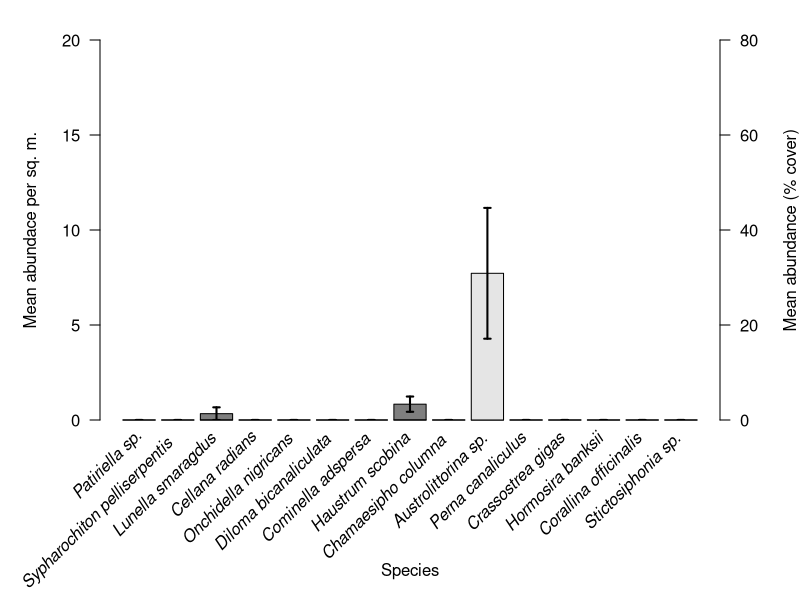
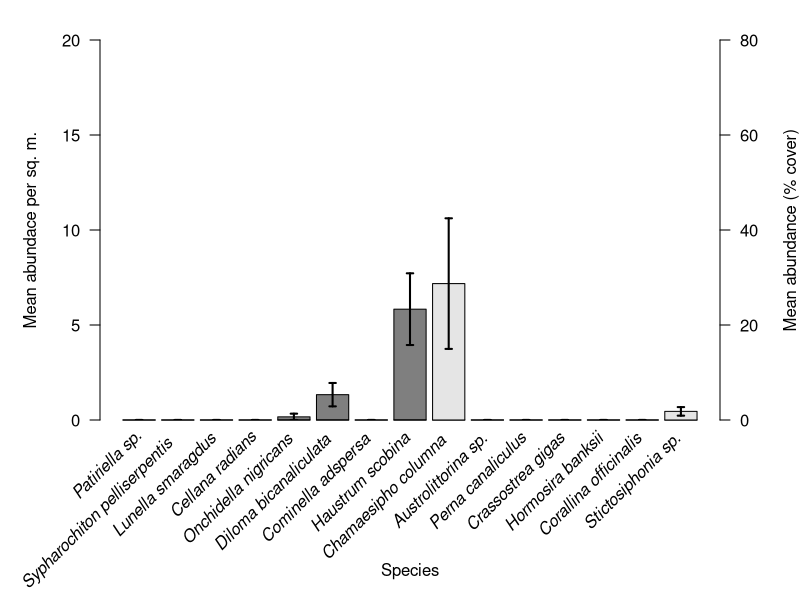
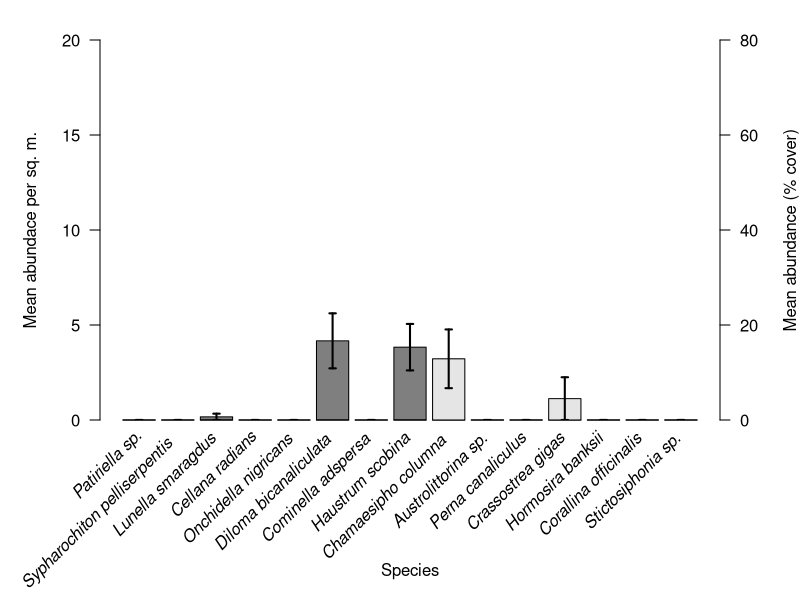
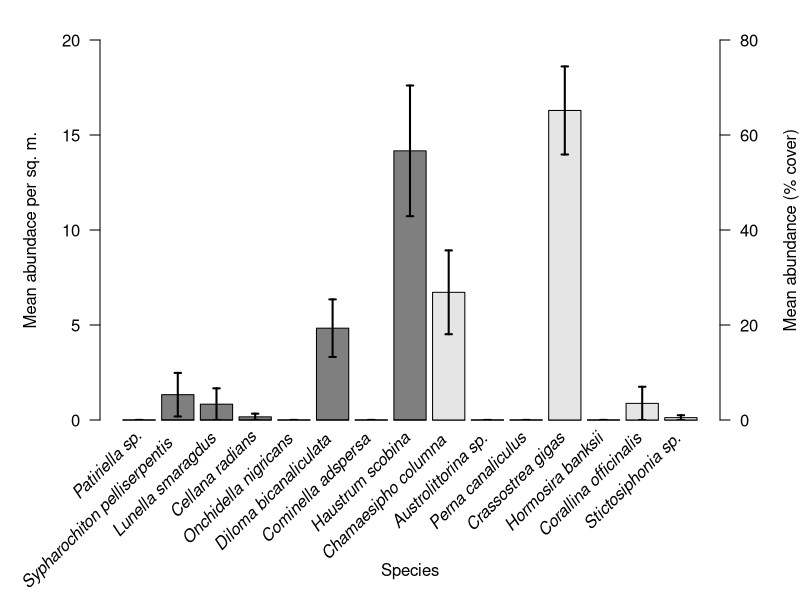
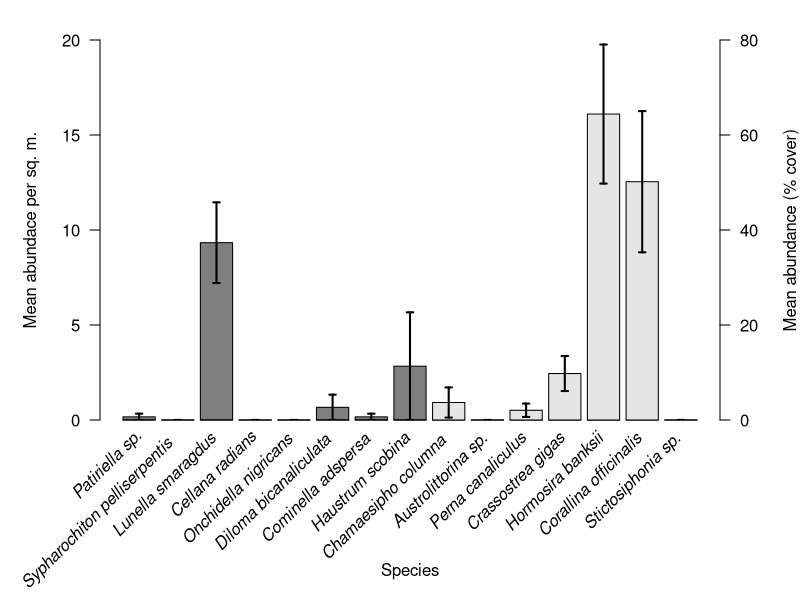
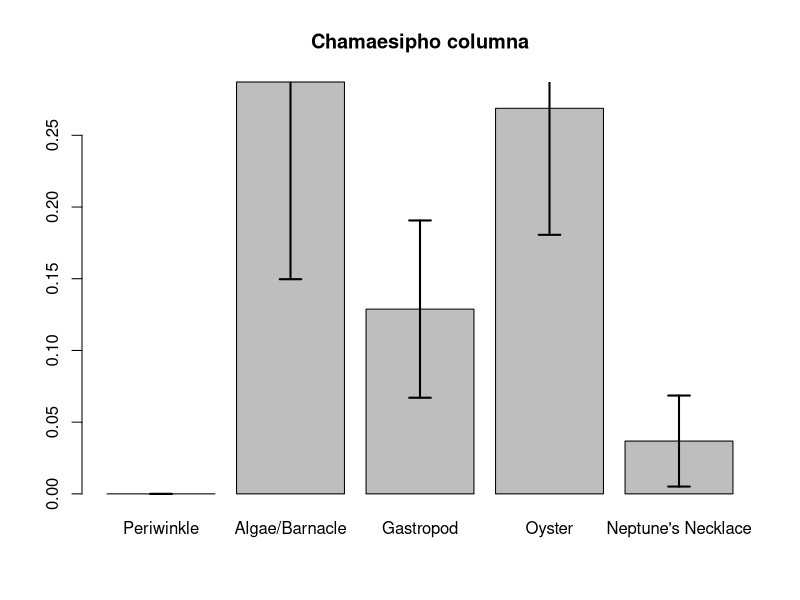
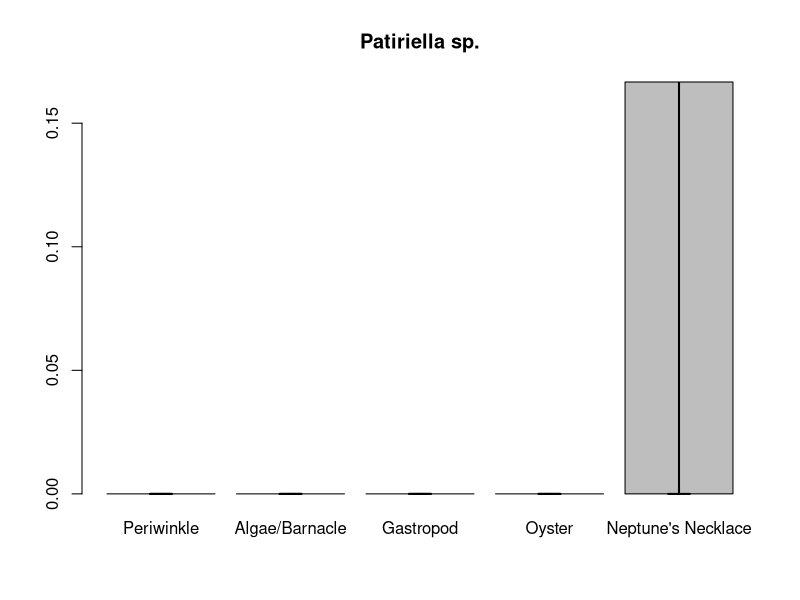
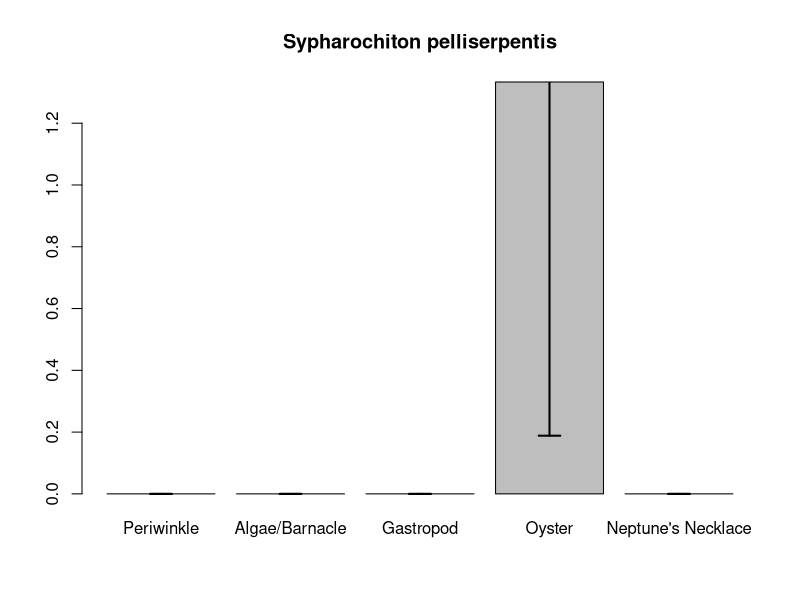

Reproduce these figures in R, in order.
#!/usr/bin/env Rscript

zone.names <- read.csv("zones.csv")$name
species <- t(read.csv("species.txt", header = F))
zone <- list(read.csv("zone1.csv"),
             read.csv("zone2.csv"),
             read.csv("zone3.csv"),
             read.csv("zone4.csv"),
             read.csv("zone5.csv"))

species.avg <- rep(list(c()), length(species))
species.type <- c()

for (z in zone) {
    for (i in 1:nrow(z)) {
        species.type[z$species[i]] <- z$type[i]
        if (z$type[i] == 'n') a <- 4
        else a <- 1
        z[i,3:8] <- z[i,3:8] * a 
        x <- species.avg[[z$species[i]]]
        species.avg[[z$species[i]]] <- c(x, unlist(z[i,3:8]))
    }
}

for (i in 1:length(species.avg))
    species.avg[[i]] <- mean(species.avg[[i]])

count.thresh <- 4
percent.thresh <- 0.01
dominant.species <- c()
for (i in 1:length(species.avg)) {
    x <- species.avg[[i]]
    if (!is.null(x) && !is.na(x)
      && ((0 < x && x < 1 && x >= percent.thresh)
      || x >= count.thresh))
        dominant.species <- c(dominant.species, i)
}

dominant.species.names <- species[dominant.species]

se <- function(x) sd(x)/sqrt(length(x))
pdf("presence.pdf", 7, 5)

for (z in zone) {
    count.means <- c()
    count.stderr <- c()
    count.names <- c()
    percent.means <- c()
    percent.stderr <- c()
    percent.names <- c()
    for (i in dominant.species) {
        if (i %in% z$species) {
            j <- match(i, z$species)
            m <- mean(unlist(z[j,3:8]))
            s <- se(unlist(z[j,3:8]))
            type <- z$type[j]
        } else {
            m <- 0
            s <- 0
            type <- species.type[i]
        }
        if (type == 'n' || type == 1) {
            count.means <- c(count.means, m)
            count.stderr <- c(count.stderr, s)
            count.names <- c(count.names, species[i])
        } else {
            percent.means <- c(percent.means, m * 100)
            percent.stderr <- c(percent.stderr, s * 100)
            percent.names <- c(percent.names, species[i])
        }
    }
    p <- par(mar = c(9, 5, 2, 4))
    count.means <- c(count.means, rep(0, length(percent.means)))
    count.stderr <- c(count.stderr, rep(0, length(percent.stderr)))
    percent.means <- c(rep(0, length(count.names)), percent.means)
    percent.stderr <- c(rep(0, length(count.names)), percent.stderr)
    bp <- barplot(count.means,
                  ylim = c(0,20),
                  col = "gray50",
                  las = 1,
                  ylab = "Mean abundace per sq. m.")
    title(xlab = "Species", line = 7, cex.lab = 1)
    means <- c(count.means[1:length(count.names)],
               rep(1000000, length(percent.names)))
    stderrs <- count.stderr
    segments(bp, means - stderrs, bp, means + stderrs, lwd = 2)
    segments(bp - 0.1, means - stderrs, bp + 0.1, means - stderrs, lwd = 2)
    segments(bp - 0.1, means + stderrs, bp + 0.1, means + stderrs, lwd = 2)
    par(new = T)
    barplot(percent.means, ylim = c(0,80), col = "gray90", axes = F)
    means <- c(rep(1000000, length(count.names)),
               percent.means[(length(count.names)+1):length(percent.means)])
    stderrs <- percent.stderr
    segments(bp, means - stderrs, bp, means + stderrs, lwd = 2)
    segments(bp - 0.1, means - stderrs, bp + 0.1, means - stderrs, lwd = 2)
    segments(bp - 0.1, means + stderrs, bp + 0.1, means + stderrs, lwd = 2)
    axis(4, las = 1)
    mtext("Mean abundance (% cover)", side = 4, line = 3)
    text(bp,
         par("usr")[3],
         labels = c(count.names, percent.names),
         srt = 45,
         adj = c(1.1,1.1),
         xpd = T,
         cex = 1,
         font = 3)
    par(p)
}

pdf("species.pdf")

for (i in dominant.species) {
    count.means <- c()
    count.stderrs <- c()
    for (z in zone) {
        if (i %in% z$species) {
            j <- match(i, z$species)
            m <- mean(unlist(z[j,3:8]))
            s <- se(unlist(z[j,3:8]))
        } else {
            m <- 0
            s <- 0
        } 
        count.means <- c(count.means, m)
        count.stderrs <- c(count.stderrs, s)
    }
    bp <- barplot(count.means, names.arg = zone.names, main = species[i]) 
    means <- count.means
    stderrs <- count.stderrs
    segments(bp, means - stderrs, bp, means + stderrs, lwd = 2)
    segments(bp - 0.1, means - stderrs, bp + 0.1, means - stderrs, lwd = 2)
    segments(bp - 0.1, means + stderrs, bp + 0.1, means + stderrs, lwd = 2)
}
